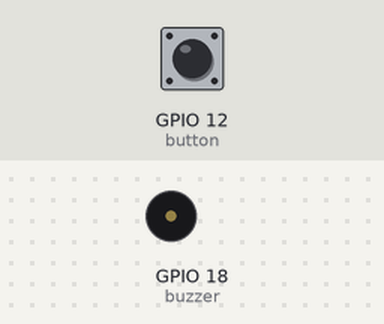
Bench run of a program on a simulated ESP32 board running MicroPython. Shown: buzzer (waves = sounding). The test bench sets the inputs (shaded band); at power-on: GPIO 12 (button) HIGH. What the program prints to the serial console is not drawn.

Above: at 1.2 s.
1.3 s: GPIO 12 (button) pulled LOW for 0.15 s
At 7.5 s:
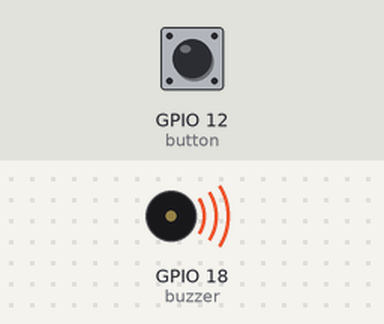
Timing chart, 0 to 9.3 s (numbered marks = the images above; inputs shaded):
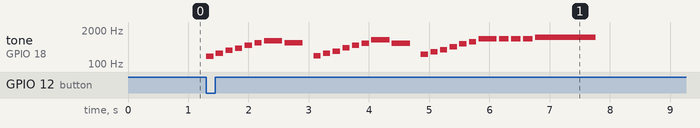

The program:

Buzzer_MarioWin.py
```python
from machine import Pin, PWM
import time

#Configuracion de salida pwm y entrada el boton
buzzer = PWM(Pin(18))
buzzer.duty(0)  #Inciamos con el buzzer en silencio
button = Pin(12, Pin.IN, Pin.PULL_UP)

#Definición de la frecuencia de cada una de las notas musicales
G3=196; C4=261; E4=329; G4=392; C5=523; E5=659; G5=784
GS3=208; DS4=311; GS4=415; DS5=622; GS5=831
AS3=233; D4=294; F4=349; AS4=466; D5=587; F5=698; AS5=932; C6=1046

#Melodia de victoria de Mario
#Lista de tuplas con la tupla ahorramos memoria (Frecuencia, Duracion)
mario_win_slow = [
    # Arpegio 1 (Do Mayor)
    (G3, 0.12), (C4, 0.12), (E4, 0.12), (G4, 0.12), (C5, 0.12), (E5, 0.12), (G5, 0.3), (E5, 0.3),
    (0, 0.1),
    # Arpegio 2 (Lab Mayor)
    (GS3, 0.12), (C4, 0.12), (DS4, 0.12), (GS4, 0.12), (C5, 0.12), (DS5, 0.12), (GS5, 0.3), (DS5, 0.3),
    (0, 0.1),
    # Arpegio 3 (Sib Mayor)
    (AS3, 0.12), (D4, 0.12), (F4, 0.12), (AS4, 0.12), (D5, 0.12), (F5, 0.12), (AS5, 0.3),
    # Fanfarria final
    (AS5, 0.16), (AS5, 0.16), (AS5, 0.16), (C6, 1.0)
]

def play_note(freq, duration):
    """Reproduce la nota con timbre cuadrado de 8 bits."""
    if freq == 0: #Quiero silencio
        buzzer.duty(0)#0V constantes
    else:
        buzzer.freq(freq)
        # Duty al 50% para el sonido retro
        buzzer.duty(512)

    time.sleep(duration) #Mantiene el sonido por el tiempo exacto necesitado
    buzzer.duty(0)
    time.sleep(0.04) # Silencio para separar notas

print("Modo lento activado en Pin 12. ¡Presiona para ganar!")

while True:
    if button.value() == 0:
        print("¡Victoria pausada! 🚩")

        for note, duration in mario_win_slow:
            play_note(note, duration)

        time.sleep(1) # Seguridad para el pulsador (No rebote)
```

Measured:
- after the input at 1.3 s, tone on GPIO 18 (buzzer): plays 196 Hz for 0.12 s, 261 Hz for 0.12 s, 329 Hz for 0.12 s, 392 Hz for 0.12 s, 523 Hz for 0.12 s, 659 Hz for 0.12 s … (27 notes in this stretch), starting at once
